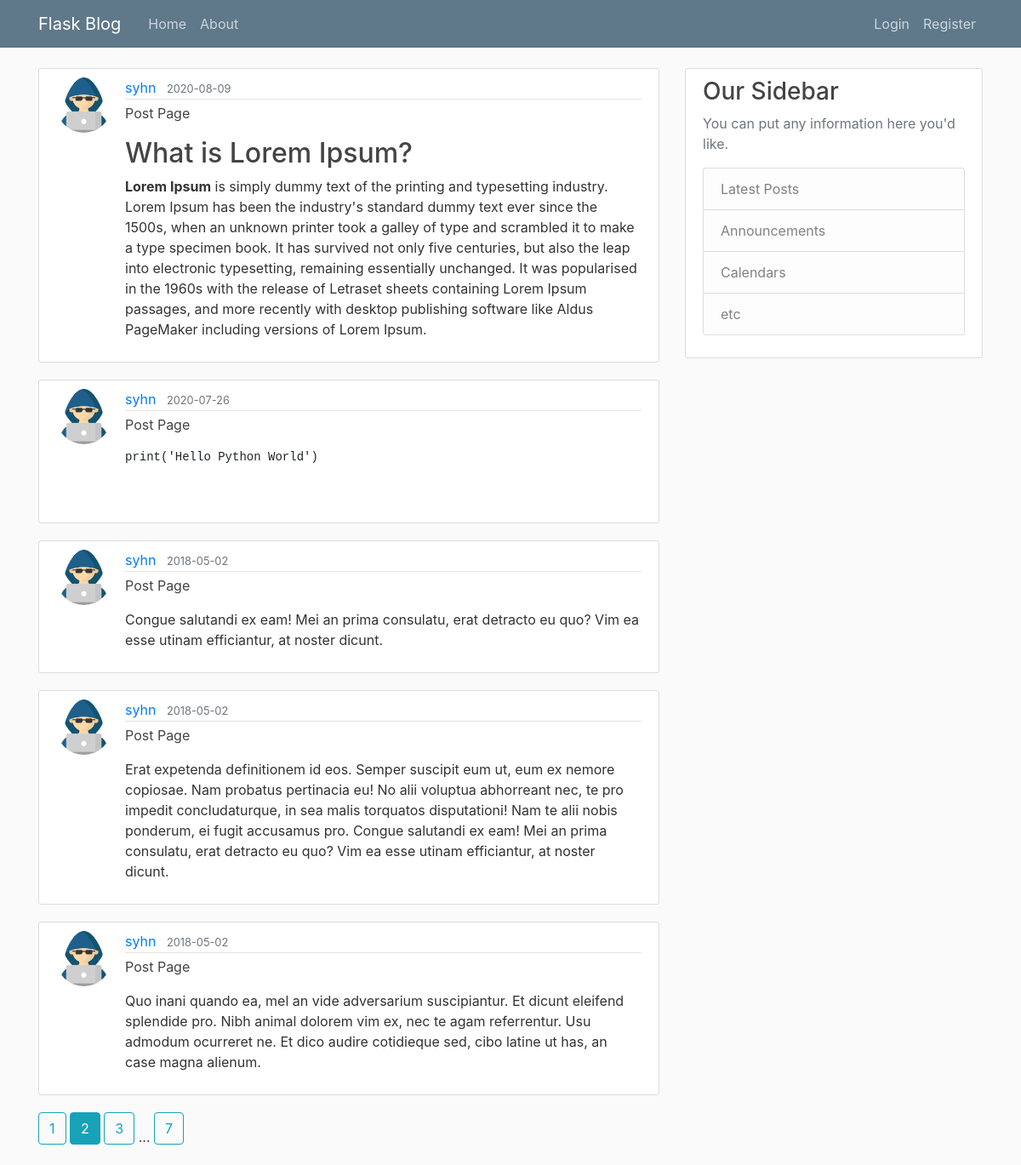
The page /home?page=2 on the database its author committed.
### flaskblog/models.py (models this page shows, shortened)
class Post(db.Model):
    id = db.Column(db.Integer, primary_key=True)
    date_posted = db.Column(db.DateTime, nullable=False, default=datetime.utcnow)
    content = db.Column(db.Text, nullable=False)
    user_id = db.Column(db.Integer, db.ForeignKey('user.id'), nullable=False)

class User(db.Model, UserMixin):
    id = db.Column(db.Integer, primary_key=True)
    username = db.Column(db.String(20), unique=True, nullable=False)
    email = db.Column(db.String(120), unique=True, nullable=False)
    image_file = db.Column(db.String(20), nullable=False, default='default.jpg')
    password = db.Column(db.String(60), nullable=False)
    posts = db.relationship('Post', backref='author', lazy=True)

### flaskblog/main/routes.py (the view)
@main.route("/")
@main.route("/home")
def home():
    page = request.args.get('page', 1, type=int)
    posts = Post.query.order_by(Post.date_posted.desc()).paginate(page=page, per_page=5)
    return render_template('home.html', posts=posts)

### flaskblog/templates/home.html
{% extends "layout.html" %}
{% block content %}
    {% for post in posts.items %}
        <article class="media content-section">
          <img class="rounded-circle article-img" src="{{ url_for('static', filename='profile_pics/' + post.author.image_file) }}">
          <div class="media-body">
            <div class="article-metadata">
              <a class="mr-2" href="{{ url_for('users.user_posts', username=post.author.username) }}">{{ post.author.username }}</a>
              <small class="text-muted">{{ post.date_posted.strftime('%Y-%m-%d') }}</small>
            </div>
            <p><a class="article-title" href="{{ url_for('posts.post', post_id=post.id) }}">Post Page</a></p>
            <p class="article-summary">{{ post.content | safe }}</p>
          </div>
        </article>
    {% endfor %}
    {% for page_num in posts.iter_pages(left_edge=1, right_edge=1, left_current=1, right_current=2) %}
      {% if page_num %}
        {% if posts.page == page_num %}
          <a class="btn btn-info mb-4" href="{{ url_for('main.home', page=page_num) }}">{{ page_num }}</a>
        {% else %}
          <a class="btn btn-outline-info mb-4" href="{{ url_for('main.home', page=page_num) }}">{{ page_num }}</a>
        {% endif %}
      {% else %}
        ...
      {% endif %}
    {% endfor %}
{% endblock content %}

### flaskblog/static/main.css (style rules this page uses)
body { background: #fafafa; color: #333333; margin-top: 5rem; }
h1, h2, h3, h4, h5, h6 { color: #444444; }
.content-section { background: #ffffff; padding: 10px 20px; border: 1px solid #dddddd; border-radius: 3px; margin-bottom: 20px; }
.article-title { color: #444444; }
.article-img { height: 65px; width: 65px; margin-right: 16px; }
.article-metadata { padding-bottom: 1px; margin-bottom: 4px; border-bottom: 1px solid #e3e3e3 }

### flaskblog/templates/layout.html (style rules this page uses)
img { max-width: 100%; display: inline-block; }

### rows shown on the page
Post: image_file (picture), author.username "syhn", date_posted "2020-08-09", content "What is Lorem Ipsum? Lorem Ipsum is simply dummy text of the printing and typesetting industry. Lorem Ipsum has been the industry's standard dummy text ever since the 1500s, when an unknown printer took a galley of type and scrambled it to make a type specimen book. It has survived not only five centuries, but also the leap into electronic typesetting, remaining essentially unchanged. It was popularised in the 1960s with the release of Letraset sheets containing Lorem Ipsum passages, and more recently with desktop publishing software like Aldus PageMaker including versions of Lorem Ipsum."
Post: image_file (picture), author.username "syhn", date_posted "2020-07-26", content "print('Hello Python World')"
Post: image_file (picture), author.username "syhn", date_posted "2018-05-02", content "Congue salutandi ex eam! Mei an prima consulatu, erat detracto eu quo? Vim ea esse utinam efficiantur, at noster dicunt."
Post: image_file (picture), author.username "syhn", date_posted "2018-05-02", content "Erat expetenda definitionem id eos. Semper suscipit eum ut, eum ex nemore copiosae. Nam probatus pertinacia eu! No alii voluptua abhorreant nec, te pro impedit concludaturque, in sea malis torquatos disputationi! Nam te alii nobis ponderum, ei fugit accusamus pro. Congue salutandi ex eam! Mei an prima consulatu, erat detracto eu quo? Vim ea esse utinam efficiantur, at noster dicunt."
Post: image_file (picture), author.username "syhn", date_posted "2018-05-02", content "Quo inani quando ea, mel an vide adversarium suscipiantur. Et dicunt eleifend splendide pro. Nibh animal dolorem vim ex, nec te agam referrentur. Usu admodum ocurreret ne. Et dico audire cotidieque sed, cibo latine ut has, an case magna alienum."

### other values the page prints
{{ page_num }} "1" "3" "7"
{{ page_num }} "2"
